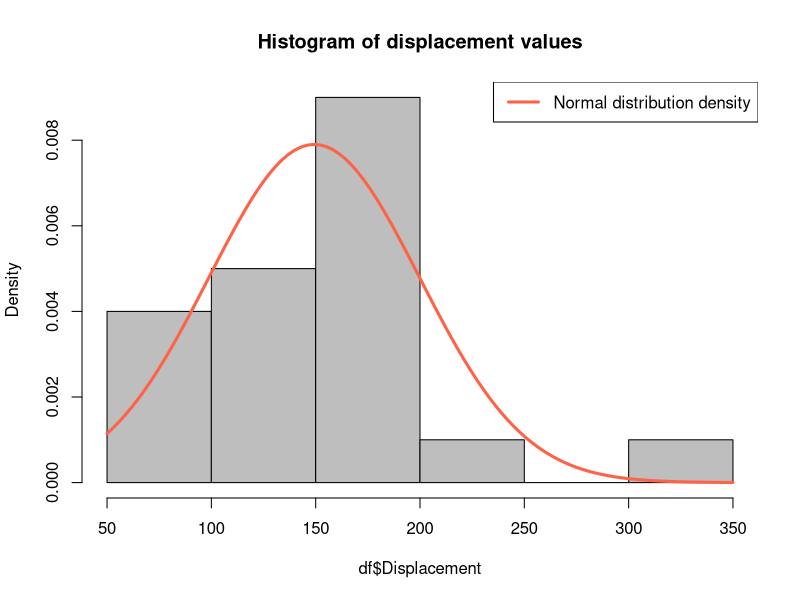
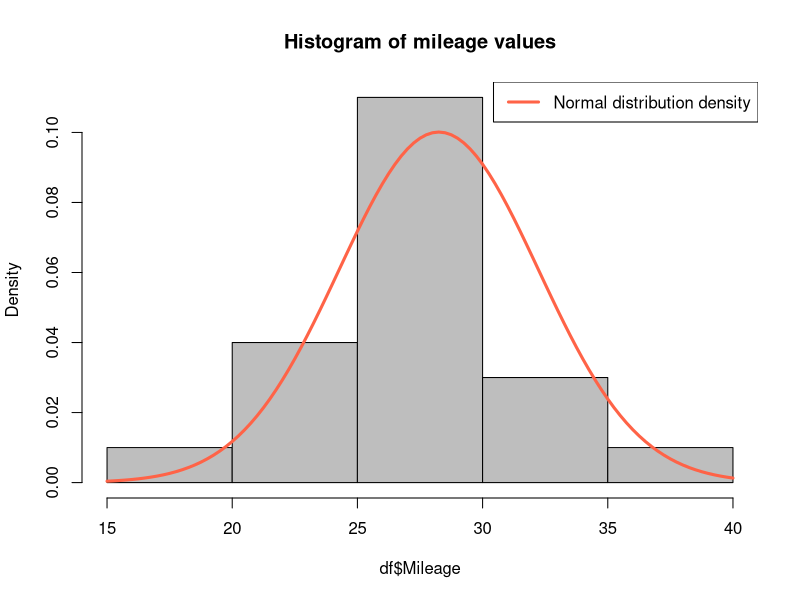
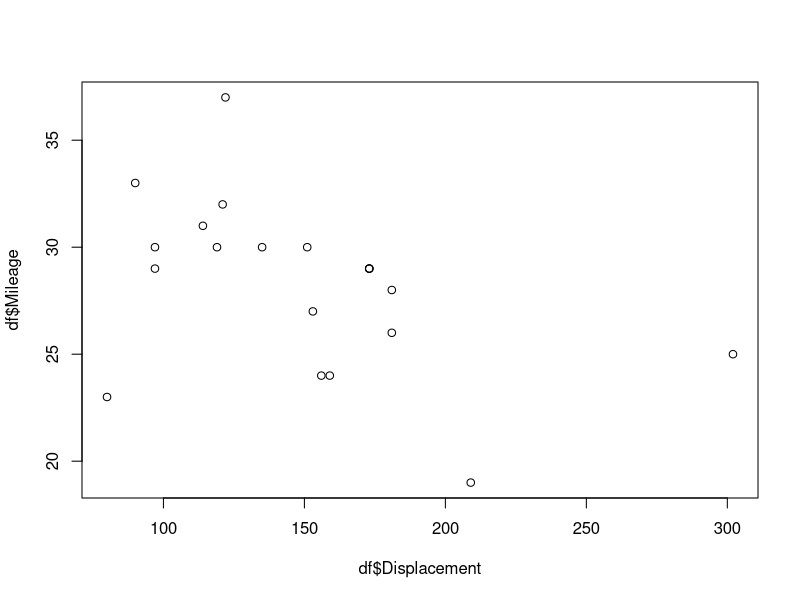

R code for these plots, in order: (Note: this script raises an error after producing the figures.)
## Pastabos. Užduotis atlikite naudodami:
## a) formules, panaudokite alternatyvius hipotezių tikrinimo metodus
##    (statistikos realizacija; p reikšmė; pasikliovimo intervalai);
## b) standartines R funkcijas.
##
## 8. Užduotis
##
## Ištirkite automobilio variklio tūrio ir nuvažiuoto automagistralėje
## atstumo (su vienodu kiekiu degalų) sąryšį (D. C. Montgomery,
## R. C. Runger. Applied Statistics and Probability for Engineers. 3th
## ed. 2003, p. 381).

df <- data.frame(
    Brand = c(
        "Acura", "BMW", "Buick", "Chevrolet", "Chevrolet", "Chrysler",
        "Dodge", "Dodge", "Ford", "Ford", "Ford", "Ford", "Honda", "Mazda",
        "Mercedes", "Mercury", "Nissan", "Oldsmobile", "Plymouth",
        "Pontiac"
    ),
    Make = c(
        "Legend", "735i", "Regal", "Cavalier", "Celebrity", "Conquest",
        "Aries", "Dynasty", "Escort", "Mustang", "Taurus", "Tempo",
        "Accord", "RX-7", "260E", "Tracer", "Maxima", "Cutlass", "Laser",
        "GrandPrix"
    ),
    Mileage = c(
        30, 19, 29, 32, 30, 24, 30, 28, 31, 25, 27, 33, 30, 23, 24, 29, 26,
        29, 37, 29
    ),
    Displacement = c(
        97, 209, 173, 121, 151, 156, 135, 181, 114, 302, 153, 90, 119, 80,
        159, 97, 181, 173, 122, 173
    )
)

n <- nrow(df)

## Tarsime, kad buvo stebimi normalieji atsitiktinai dydžiai.
(mean_displacement <- mean(df$Displacement))
## > [1] 149.3
(var_displacement <- var(df$Displacement))
## > [1] 2549.274
(sd_displacement <- sd(df$Displacement))
## > [1] 50.49033

hist(
    df$Displacement,
    freq = FALSE,
    col = "gray",
    main = "Histogram of displacement values"
)
curve(
    dnorm(x, mean = mean_displacement, sd = sd_displacement),
    col = "tomato", lwd = 3,
    add = TRUE
)
legend(
    "topright",
    legend = c("Normal distribution density"),
    col = c("tomato"),
    lwd = c(3)
)

## Tikrinsime hipotezę
## H_0: populiacijos skirstinys normalusis.
##
shapiro.test(df$Displacement)
## 	Shapiro-Wilk normality test
##
## data:  df$Displacement
## W = 0.89616, p-value = 0.03496
##
## => H_0 atmetame.


(mean_mileage <- mean(df$Mileage))
## > [1] 28.25
(var_mileage <- var(df$Mileage))
## > [1] 15.88158
(sd_mileage <- sd(df$Mileage))
## > [1] 3.98517

hist(
    df$Mileage,
    freq = FALSE,
    col = "gray",
    main = "Histogram of mileage values"
)
curve(
    dnorm(x, mean = mean_mileage, sd = sd_mileage),
    col = "tomato", lwd = 3,
    add = TRUE
)
legend(
    "topright",
    legend = c("Normal distribution density"),
    col = c("tomato"),
    lwd = c(3)
)

## Tikrinsime hipotezę
## H_0: populiacijos skirstinys normalusis.
##
shapiro.test(df$Mileage)
## 	Shapiro-Wilk normality test
##
## data:  df$Displacement
## W = 0.9652, p-value = 0.652
##
## => Nėra pagrindo atmesti H_0.

## Nors prielaida kad Displacement stebėjimai yra normalūs nėra
## pagrįsta, toliau laikysime, kad abu stebėti dydžiai yra normalūs.

plot(df$Displacement, df$Mileage)

## Tikrinsime hipotezę ar koreliacija tarp nuvažiuoto atstumo ir
## variklio tūrio yra neigiama:
##
## H_0: rho >= 0,
## H_1: rho < 0.
##
## 1 būdas: Skaičiuosime kritinę reikšmę:

(r <- cor(df$Mileage, df$Displacement))
## > [1] -0.4484653

(t_test_statistic <- sqrt(n - 2) * r / sqrt(1 - r^2))
## > [1] -2.12875

(t_critical_value <- -qt(alpha, df = n - 2, lower.tail = FALSE))
## > [1] -2.12875

## H_0 atmesime jeigu kriterijaus statistika yra mažesnė už kritinę
## reikšmę:
(t_test_statistic < t_critical_value)
## > [1] TRUE

## => Hipotezę H_0 atmetame. Esant 1 - alpha patikimumui, galime
## teigti, kad egzistuoja neigiama koreliacija tarp nuvažiuoto atstumo
## ir variklio tūrio.


## 2 būdas: Skaičiuosime p reikšmę:
(p_value <- pt(t_test_statistic, df = n - 2))
## > [1] 0.02367019

## => Kadangi p reikšmė mažesnė už reikšmingumo lygmenį alpha, H_0
## atmetame.


## 3 būdas: Naudosimės R metodais:
cor.test(
    df$Displacement, df$Mileage,
    alternative = "less",
    method = "pearson"
)
## 	Pearson's product-moment correlation
##
## data:  df$Displacement and df$Mileage
## t = -2.1287, df = 18, p-value = 0.02367
## alternative hypothesis: true correlation is less than 0
## 95 percent confidence interval:
##  -1.00000000 -0.08364601
## sample estimates:
##        cor
## -0.4484653
##
## => Kadangi p reikšmė mažesnė už reikšmingumo lygmenį alpha, H_0
## atmetame.
